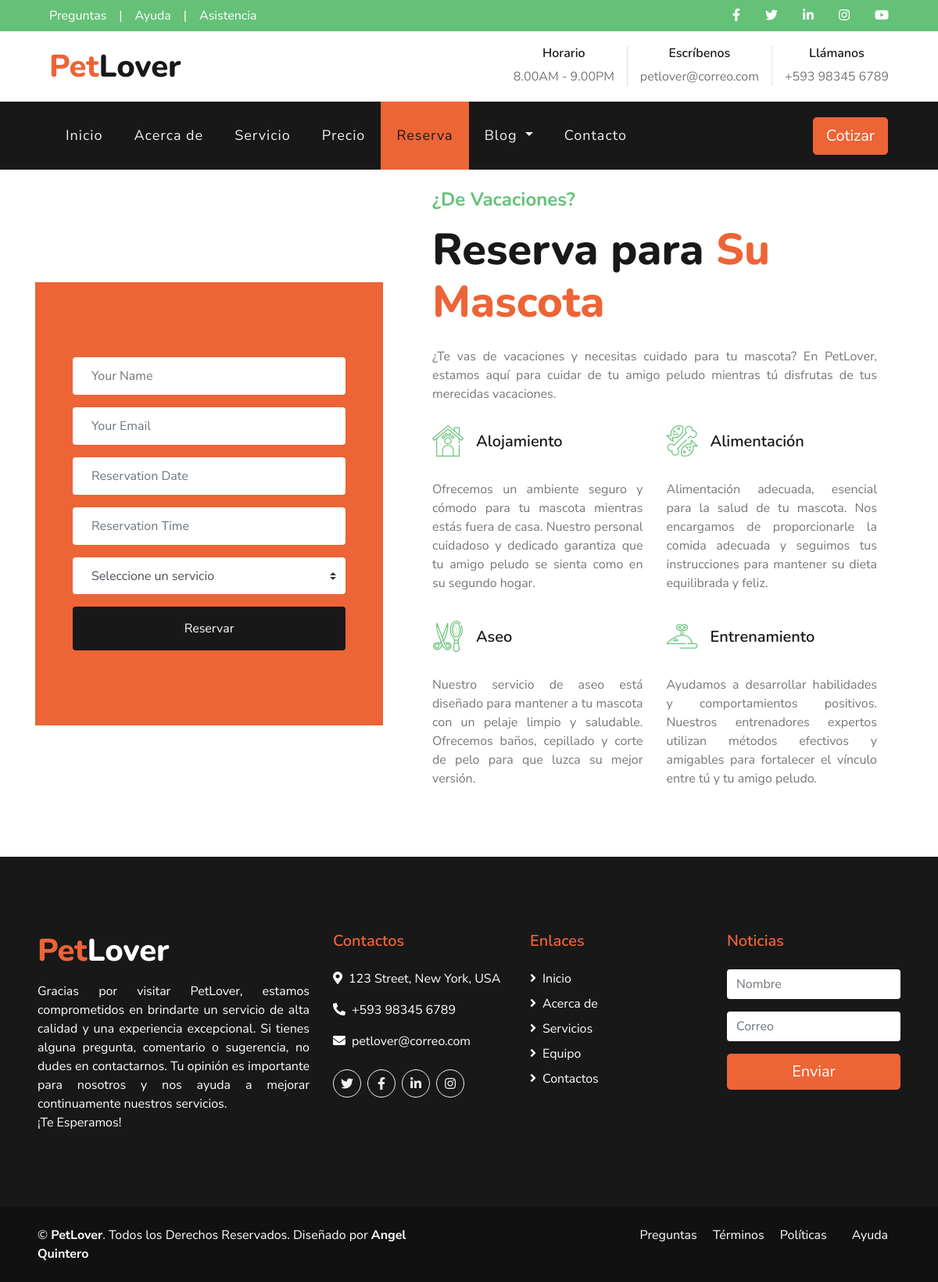
The page /booking/ on the database its author committed.
### pages/models.py (models this page shows, shortened)
class Page(models.Model):
    title=models.CharField(max_length=100, verbose_name="Título")
    content=RichTextField(verbose_name="Contenido")
    created=models.DateTimeField(auto_now_add=True, verbose_name="Fecha de creación")
    updated=models.DateTimeField(auto_now=True, verbose_name="Fecha de modificación")
    class Meta:
        verbose_name="Página"
        verbose_name_plural="Páginas"
        ordering=['created']

### services/models.py (models this page shows, shortened)
class Service(models.Model):
    icon_class = models.CharField(max_length=50, verbose_name="Icono",null=True)
    title=models.CharField(max_length=100, verbose_name="Título")
    content=RichTextField(verbose_name="Contenido")
    created=models.DateTimeField(auto_now_add=True, verbose_name="Fecha de creación")
    updated=models.DateTimeField(auto_now=True, verbose_name="Fecha de modificación")
    class Meta:
        verbose_name="Servicio"
        verbose_name_plural="Servicios"
        ordering=["created"]

### core/views.py (the view)
# urls.py: path('booking/', views.booking, name="booking"),
def booking(request):
    services=Service.objects.all()[:4]
    return render(request,"core/booking.html",{'listServices':services})

### pages/templatetags/pages_secundary.py (called while the page is built)
@register.simple_tag
def get_list_pages():
    pages=Page.objects.all()
    return pages

### social/processor.py (called while the page is built)
def context(request):
    dict={}
    listSocial=Social.objects.all()
    for social in listSocial:
        dict[social.key]=social.url
    return dict

### core/templates/core/booking.html (shortened to what this page needs)
{% extends 'core/base.html' %}
{% load static %}{% block title %}Agenda{% endblock %}
{% block content %}<br>
<div class="container-fluid">
  <div class="container">
    <div class="row align-items-center">
      <div class="col-lg-5">
        <div class="bg-primary py-5 px-4 px-sm-5">
          <form class="py-5">
            <div class="form-group">
                <input type="text" class="form-control border-0 p-4" placeholder="Your Name" required="required" />
            </div>
            <div class="form-group">
                <input type="email" class="form-control border-0 p-4" placeholder="Your Email" required="required" />
            </div>
            <div class="form-group">
                <div class="date" id="date" data-target-input="nearest">
                    <input type="text" class="form-control border-0 p-4 datetimepicker-input" placeholder="Reservation Date" data-target="#date" data-toggle="datetimepicker"/>
                </div>
            </div>
            <div class="form-group">
                <div class="time" id="time" data-target-input="nearest">
                    <input type="text" class="form-control border-0 p-4 datetimepicker-input" placeholder="Reservation Time" data-target="#time" data-toggle="datetimepicker"/>
                </div>
            </div>
            <div class="form-group">
                <select class="custom-select border-0 px-4" style="height: 47px;">
                    <option selected>Seleccione un servicio</option>
                </select>
            </div>
            <div>
                <button class="btn btn-dark btn-block border-0 py-3" type="submit">Reservar</button>
            </div>
        </form>
    </div>
</div>
      <div class="col-lg-7 py-5 py-lg-0 px-3 px-lg-5">
        <h4 class="text-secondary mb-3">¿De Vacaciones?</h4>
        <h1 class="display-4 mb-4">Reserva para <span class="text-primary">Su Mascota</span></h1>
        <p style="text-align:justify">
          ¿Te vas de vacaciones y necesitas cuidado para tu mascota?
          En PetLover, estamos aquí para cuidar de tu amigo peludo
          mientras tú disfrutas de tus merecidas vacaciones.
        </p>
        <div class="row py-2">
          {% for service in listServices %}
            <div class="col-sm-6">
              <div class="d-flex flex-column">
                <div class="d-flex align-items-center mb-2">
                  <h1 class="flaticon-{{service.icon_class}} font-weight-normal text-secondary m-0 mr-3"></h1>
                  <h5 class="text-truncate m-0">{{service.title}}</h5>
                </div>
                <p>{{service.content|safe}}</p>
            </div>
          </div>
          {% endfor %}
        </div>
      </div>
    </div>
  </div>
</div>
{% endblock %}

### core/templates/core/base.html (shortened to what this page needs)
<!DOCTYPE html>
<html lang="es">
  <head>
    {% load static %}
    <link href="https://cdnjs.cloudflare.com/ajax/libs/font-awesome/5.10.0/css/all.min.css" rel="stylesheet"/>
    <link href="{% static 'core/lib/flaticon/font/flaticon.css' %}" rel="stylesheet"/>
    <link href="{% static 'core/lib/owlcarousel/assets/owl.carousel.min.css' %}" rel="stylesheet"/>
    <link href="{% static 'core/lib/tempusdominus/css/tempusdominus-bootstrap-4.min.css' %}" rel="stylesheet"/>
    <link href="{% static 'core/css/style.css' %}" rel="stylesheet"/>
  </head>
  <body>
    <div class="container-fluid">
      <div class="row bg-secondary py-2 px-lg-5">
        <div class="col-lg-6 text-center text-lg-left mb-2 mb-lg-0">
          <div class="d-inline-flex align-items-center">
            {% load pages_secundary %}{% get_list_pages as listPages %}
            {% for page in listPages %}
              {% if "Preguntas Frecuentes" in page.title %}
                <a href="{% url 'pages' page.id %}" class="text-white pr-3 link">{{page.title.split.0}}</a>
              {% endif %}
            {% endfor %}
            <span class="text-white">|</span><a class="text-white px-3" href="">Ayuda</a>
            <span class="text-white">|</span><a class="text-white pl-3" href="">Asistencia</a>
          </div>
        </div>
        <div class="col-lg-6 text-center text-lg-right">
          <div class="d-inline-flex align-items-center">
            <a class="text-white px-3" href="{{URL_FACEBOOK}}" target="_blank"><i class="fab fa-facebook-f"></i></a>
            <a class="text-white px-3" href="{{URL_TWITTER}}" target="_blank"><i class="fab fa-twitter"></i></a>
            <a class="text-white px-3" href="{{URL_LINKEDIN}}" target="_blank"><i class="fab fa-linkedin-in"></i></a>
            <a class="text-white px-3" href="{{URL_INSTAGRAM}}" target="_blank"><i class="fab fa-instagram"></i></a>
            <a class="text-white pl-3" href="{{URL_YOUTUBE}}" target="_blank"><i class="fab fa-youtube"></i></a>
          </div>
        </div>
      </div>
      <div class="row py-3 px-lg-5">
        <div class="col-lg-4">
          <a href="{% url 'home' %}" class="navbar-brand d-none d-lg-block">
            <h1 class="m-0 display-5 text-capitalize"><span class="text-primary">Pet</span>Lover</h1>
          </a>
        </div>
        <div class="col-lg-8 text-center text-lg-right">
          <div class="d-inline-flex align-items-center">
            <div class="d-inline-flex flex-column text-center pr-3 border-right">
              <h6>Horario</h6><p class="m-0">8.00AM - 9.00PM</p>
            </div>
            <div class="d-inline-flex flex-column text-center px-3 border-right">
              <h6>Escríbenos</h6><p class="m-0">petlover@correo.com</p>
            </div>
            <div class="d-inline-flex flex-column text-center pl-3">
              <h6>Llámanos</h6><p class="m-0">+593 98345 6789</p>
            </div>
          </div>
        </div>
      </div>
    </div>
    <div class="container-fluid p-0">
      <nav class="navbar navbar-expand-lg bg-dark navbar-dark py-3 py-lg-0 px-lg-5">
        <div class="collapse navbar-collapse justify-content-between px-3" id="navbarCollapse">
          <div class="navbar-nav mr-auto py-0">
            <li><a href="{% url 'home' %}" class="nav-item nav-link {% if request.path == '/' %}active{% endif %}">Inicio</a></li>
            <li><a href="{% url 'about' %}" class="nav-item nav-link {% if request.path == '/about/' %}active{% endif %}">Acerca de</a></li>
            <li><a href="{% url 'services' %}" class="nav-item nav-link {% if request.path == '/services/' %}active{% endif %}">Servicio</a></li>
            <li><a href="{% url 'prices' %}" class="nav-item nav-link {% if request.path == '/prices/' %}active{% endif %}">Precio</a></li>
            <li><a href="{% url 'booking' %}" class="nav-item nav-link {% if request.path == '/booking/' %}active{% endif %}">Reserva</a></li>
            <li class="nav-item dropdown">
              <a href="#" class="nav-link dropdown-toggle
                {% if request.path == '/blog/' or request.path == '/single/' %}active{% endif %}" data-toggle="dropdown">Blog
              </a>
            </li>
            <li>
              <a href="{% url 'contact' %}" class="nav-item nav-link {% if request.path == '/contact/' %}active{% endif %}">Contacto</a>
            </li>
          </div>
          <a href="{% url 'prices' %}" class="btn btn-lg btn-primary px-3 d-none d-lg-block">Cotizar</a>
        </div>
      </nav>
    </div>
    {% block content %}{% endblock %}
    <div class="container-fluid bg-dark text-white mt-5 py-5 px-sm-3 px-md-5">
      <div class="row pt-5">
        <div class="col-lg-4 col-md-12 mb-5">
          <h1 class="mb-3 display-5 text-capitalize text-white"><span class="text-primary">Pet</span>Lover</h1>
          <p style="text-align:justify" class="m-0">Gracias por visitar PetLover, estamos comprometidos en brindarte un servicio de alta calidad
            y una experiencia excepcional. Si tienes alguna pregunta, comentario o sugerencia,
            no dudes en contactarnos. Tu opinión es importante para nosotros y nos ayuda a mejorar
            continuamente nuestros servicios.<br>¡Te Esperamos!
          </p>
        </div>
        <div class="col-lg-8 col-md-12">
          <div class="row">
            <div class="col-md-4 mb-5">
              <h5 class="text-primary mb-4">Contactos</h5>
              <p><i class="fa fa-map-marker-alt mr-2"></i>123 Street, New York, USA</p>
              <p><i class="fa fa-phone-alt mr-2"></i>+593 98345 6789</p>
              <p><i class="fa fa-envelope mr-2"></i>petlover@correo.com</p>
              <div class="d-flex justify-content-start mt-4">
                <a class="btn btn-outline-light rounded-circle text-center mr-2 px-0" style="width: 36px; height: 36px"
                  href="{{URL_TWITTER}}" target="_blank"><i class="fab fa-twitter"></i>
                </a>
                <a class="btn btn-outline-light rounded-circle text-center mr-2 px-0" style="width: 36px; height: 36px"
                    href="{{URL_FACEBOOK}}" target="_blank"><i class="fab fa-facebook-f"></i>
                </a>
                <a class="btn btn-outline-light rounded-circle text-center mr-2 px-0" style="width: 36px; height: 36px"
                  href="{{URL_LINKEDIN}}" target="_blank"><i class="fab fa-linkedin-in"></i>
                </a>
                <a class="btn btn-outline-light rounded-circle text-center mr-2 px-0" style="width: 36px; height: 36px"
                  href="{{URL_INSTAGRAM}}" target="_blank"><i class="fab fa-instagram"></i>
                </a>
              </div>
            </div>
            <div class="col-md-4 mb-5"><h5 class="text-primary mb-4">Enlaces</h5>
              <div class="d-flex flex-column justify-content-start">
                <a class="text-white mb-2" href="{% url 'home' %}"><i class="fa fa-angle-right mr-2"></i>Inicio</a>
                <a class="text-white mb-2" href="{% url 'about' %}"><i class="fa fa-angle-right mr-2"></i>Acerca de</a>
                <a class="text-white mb-2" href="{% url 'services' %}"><i class="fa fa-angle-right mr-2"></i>Servicios</a>
                <a class="text-white mb-2" href="{% url 'about' %}"><i class="fa fa-angle-right mr-2"></i>Equipo</a>
                <a class="text-white mb-2" href="{% url 'contact' %}"><i class="fa fa-angle-right mr-2"></i>Contactos</a>
              </div>
            </div>
            <div class="col-md-4 mb-5"><h5 class="text-primary mb-4">Noticias</h5>
              <form action="">
                <div class="form-group">
                  <input type="text" class="form-control border-0" placeholder="Nombre" required="required"/>
                </div>
                <div class="form-group">
                  <input type="email" class="form-control border-0" placeholder="Correo" required="required"/>
                </div>
                <div>
                  <button class="btn btn-lg btn-primary btn-block border-0" type="submit">Enviar</button>
                </div>
              </form>
            </div>
          </div>
        </div>
      </div>
    </div>
    <div class="container-fluid text-white py-4 px-sm-3 px-md-5" style="background: #111111">
      <div class="row">
        <div class="col-md-6 text-center text-md-left mb-3 mb-md-0">
          <p class="m-0 text-white">&copy;
            <a class="text-white font-weight-bold" href="{% url 'home' %}">PetLover</a>. Todos los Derechos Reservados. Diseñado por
            <a class="text-white font-weight-bold" href="">Angel Quintero</a>
          </p>
        </div>
        <div class="col-md-6 text-center text-md-right">
          <ul class="nav d-inline-flex">
            <li class="nav-item">
              {% load pages_secundary %}{% get_list_pages as listPages %}
              {% for page in listPages %}
                <a href="{% url 'pages' page.id %}" class="text-white pr-3 link">{{page.title.split.0}}</a>
              {% endfor %}
            </li>
            <li class="nav-item"><a class="nav-link text-white py-0" href="#">Ayuda</a></li>
          </ul>
        </div>
      </div>
    </div>
  </body>
</html>

### rows shown on the page
Page: title.split.0 "Preguntas"
Service: title "Alojamiento", content "Ofrecemos un ambiente seguro y cómodo para tu mascota mientras estás fuera de casa. Nuestro personal cuidadoso y dedicado garantiza que tu amigo peludo se sienta como en su segundo hogar."
Service: title "Alimentación", content "Alimentación adecuada, esencial para la salud de tu mascota. Nos encargamos de proporcionarle la comida adecuada y seguimos tus instrucciones para mantener su dieta equilibrada y feliz."
Service: title "Aseo", content "Nuestro servicio de aseo está diseñado para mantener a tu mascota con un pelaje limpio y saludable. Ofrecemos baños, cepillado y corte de pelo para que luzca su mejor versión."
Service: title "Entrenamiento", content "Ayudamos a desarrollar habilidades y comportamientos positivos. Nuestros entrenadores expertos utilizan métodos efectivos y amigables para fortalecer el vínculo entre tú y tu amigo peludo."
Page: title.split.0 "Términos"
Page: title.split.0 "Políticas"
